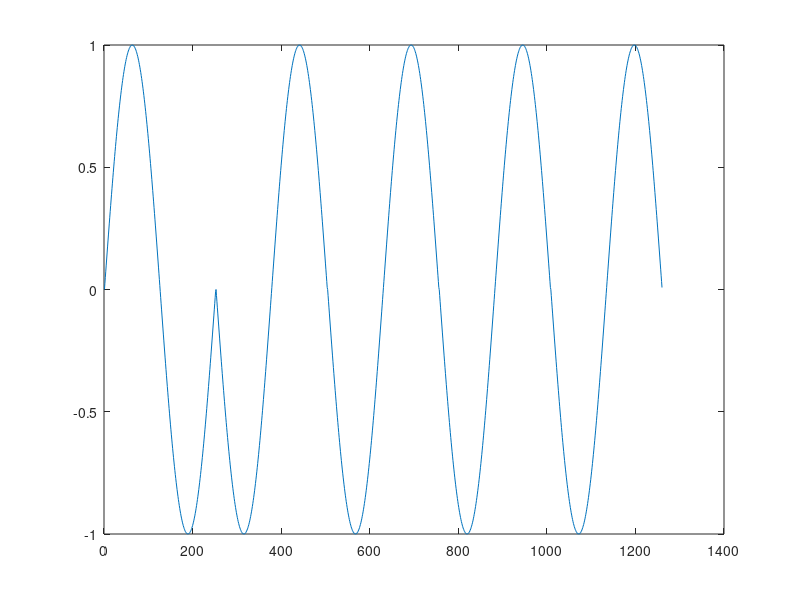

Write MATLAB code to recreate this figure.
clc
clear
sym=randi([0 1],1,5);
fc=1;
fs=40*fc;
ts=1/fs;
t=0:ts:2*pi;
x=sin(t*fc);
figure;
sig_tot=[];
for r=sym
    if r==1
        sig_tot=[sig_tot x];
    else
         sig_tot=[sig_tot -1*x];
    end
end
plot(sig_tot)


        